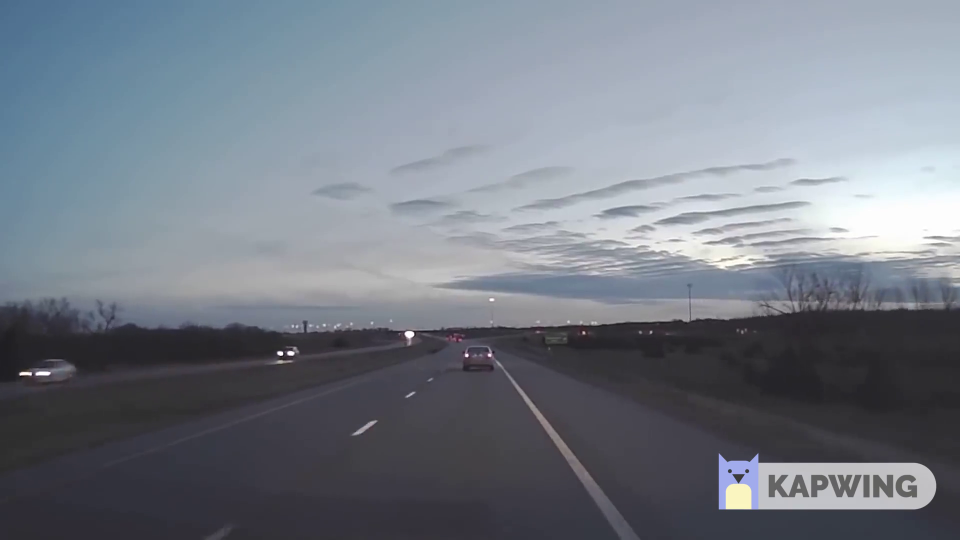
#> input picture frame 24 of testing_videos/testing_video_1.mp4, 1920 x 1080 px, given in place of test.mp4, which was not available (shown at 1/2 size)
$ python cropping_video.py
#> lines starting #> are read from the running program, lines starting #| are printed output that depends on the picture; pictures that were not available may be replaced by others from this repository, and a replacement may not be noted
#> further down, frame is the input picture: shape (1080, 1920, 3); mean B, G, R 133.5, 123.5, 116.7
import cv2
import imutils

def pipeline(img):
	if (img.shape[0]>600):
		img = imutils.resize(img, height = 600)
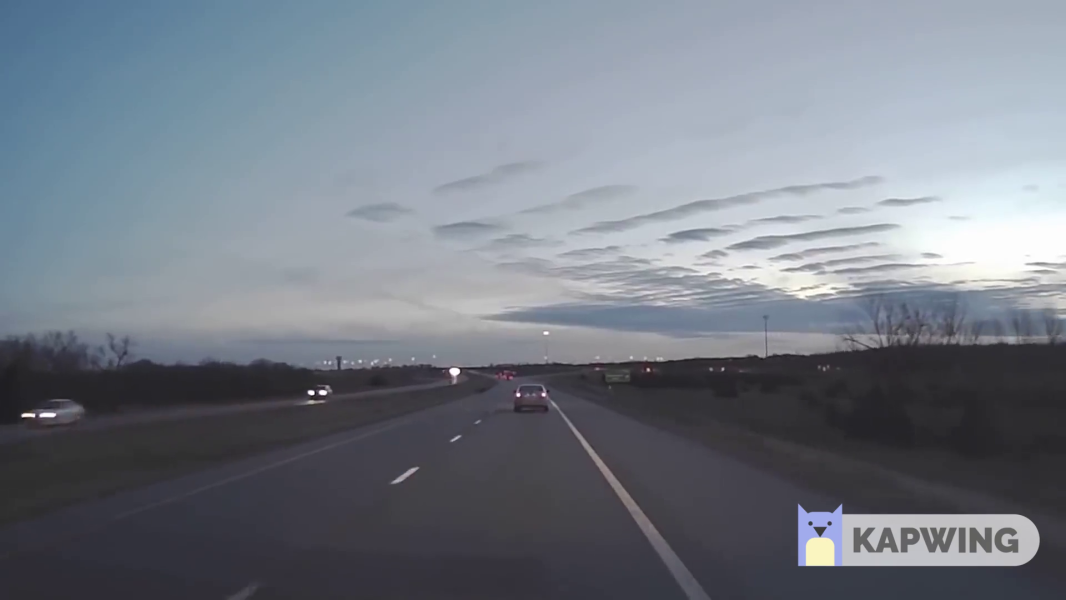
#> img: shape (600, 1066, 3); mean of channels 0, 1, 2 133.5, 123.5, 116.7; drawn as B, G, R
	#cv2.imshow("original", img)
	#cv2.waitKey(0)
	cropped = img[220:, :]
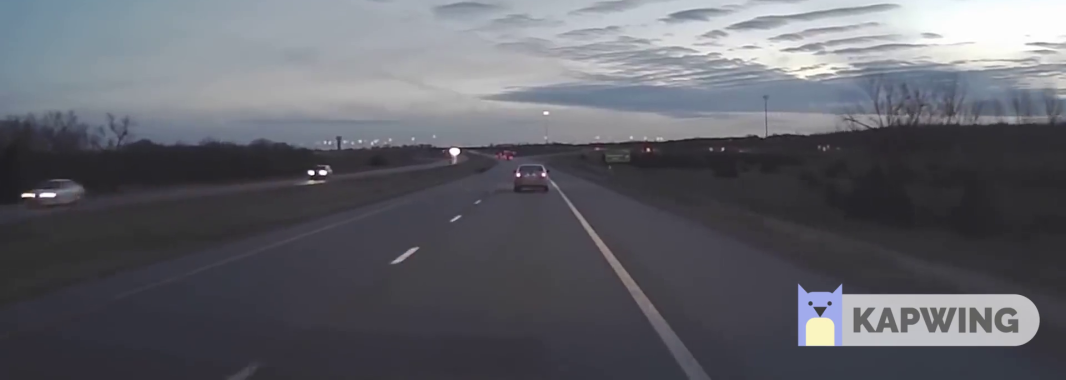
#> cropped: shape (380, 1066, 3); mean of channels 0, 1, 2 104.6, 97.4, 96.2; drawn as B, G, R
	return cropped

if __name__ == "__main__":
	cap = cv2.VideoCapture("/home/camilo685/Desktop/example_code/test.mp4")
	filename = '/home/camilo685/Desktop/example_code/test_salida.avi'
	codec = cv2.VideoWriter_fourcc('M','J','P','G')
	fps = 12
	Output = cv2.VideoWriter(filename, codec, fps, (1066,380))

	while(True):
		ret, frame = cap.read()
		if ret == True:
			img = pipeline(frame)
			Output.write(img)
			cv2.imshow('frame',img)
			if cv2.waitKey(1) & 0xFF == ord('q'):
#> (key q is pressed here)
				break
		else:
			break

	Output.release()
	cap.release()
	cv2.destroyAllWindows()

$ run again, starting later in the video
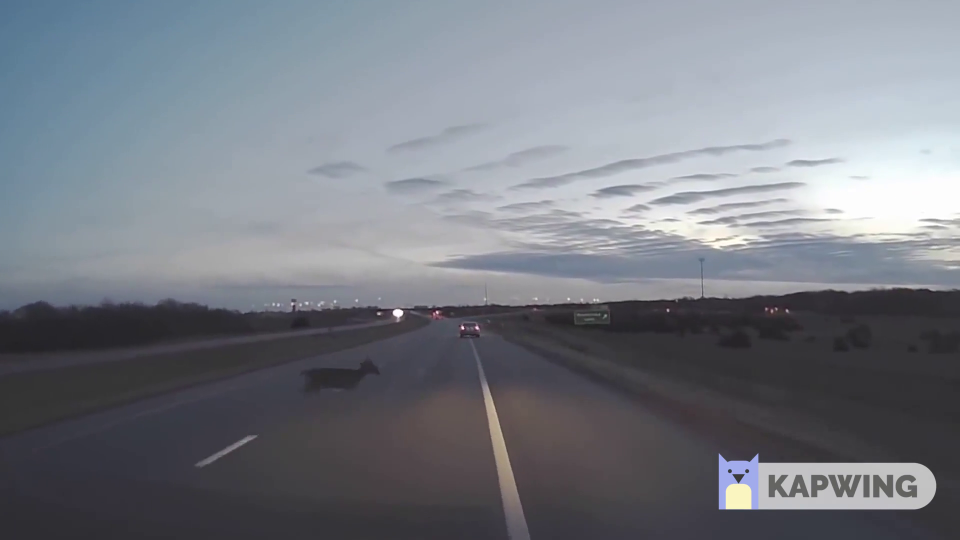
#> input picture frame 111 of testing_videos/testing_video_1.mp4, 1920 x 1080 px, given in place of test.mp4, which was not available (shown at 1/2 size)
#> frame is the input picture: shape (1080, 1920, 3); mean B, G, R 131.1, 123.1, 119
#> in pipeline, `img = imutils.resize(img, height = 600)`:
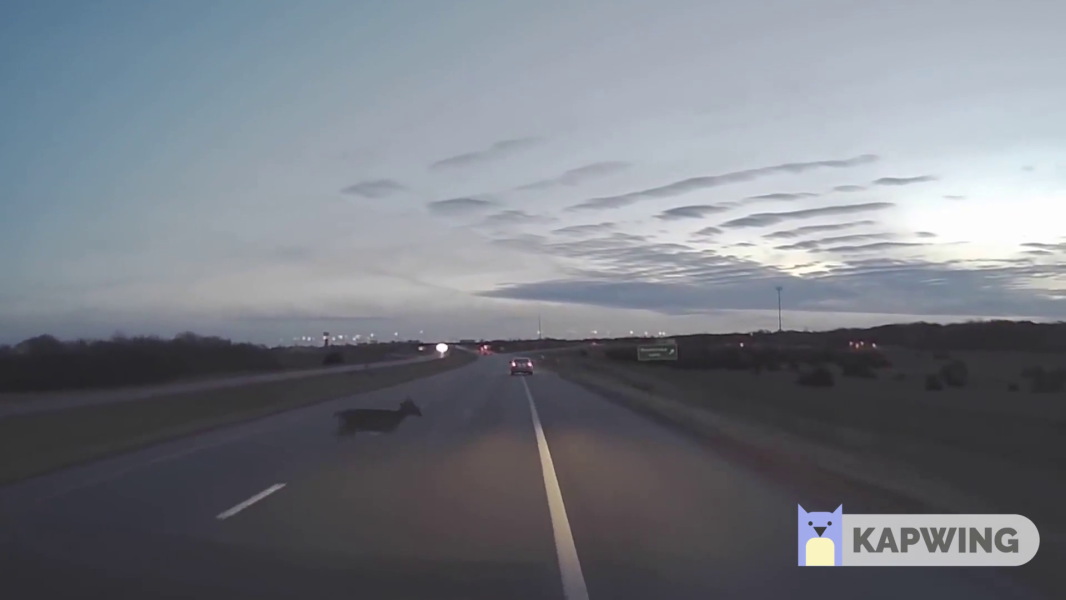
#> img: shape (600, 1066, 3); mean of channels 0, 1, 2 131.1, 123.1, 119; drawn as B, G, R
#> in pipeline, `cropped = img[220:, :]`:
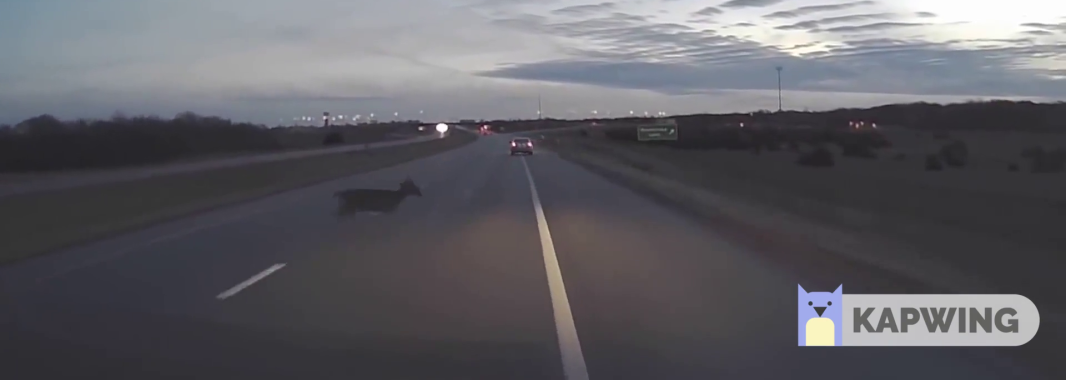
#> cropped: shape (380, 1066, 3); mean of channels 0, 1, 2 99.7, 94, 94.8; drawn as B, G, R

$ run again, starting later in the video
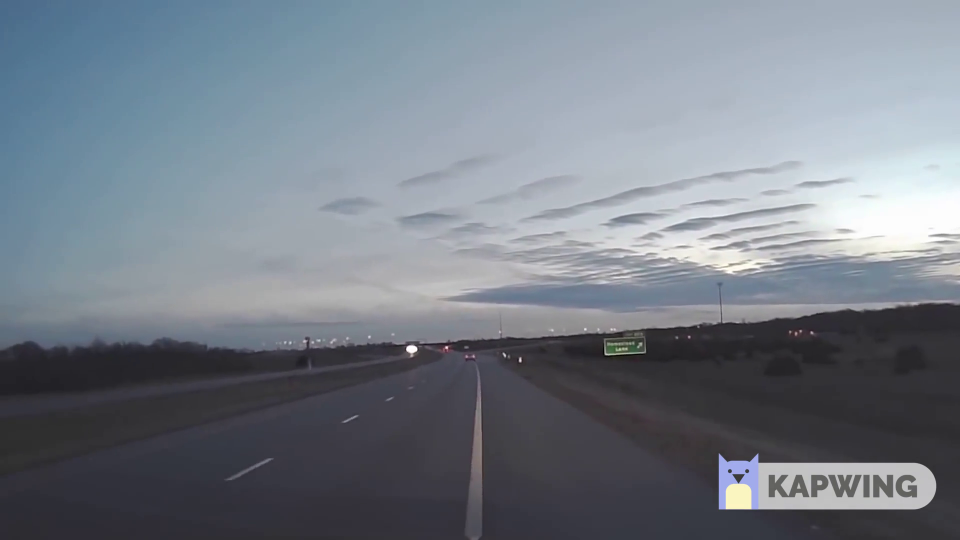
#> input picture frame 197 of testing_videos/testing_video_1.mp4, 1920 x 1080 px, given in place of test.mp4, which was not available (shown at 1/2 size)
#> frame is the input picture: shape (1080, 1920, 3); mean B, G, R 134.7, 124.9, 117.2
#> in pipeline, `img = imutils.resize(img, height = 600)`:
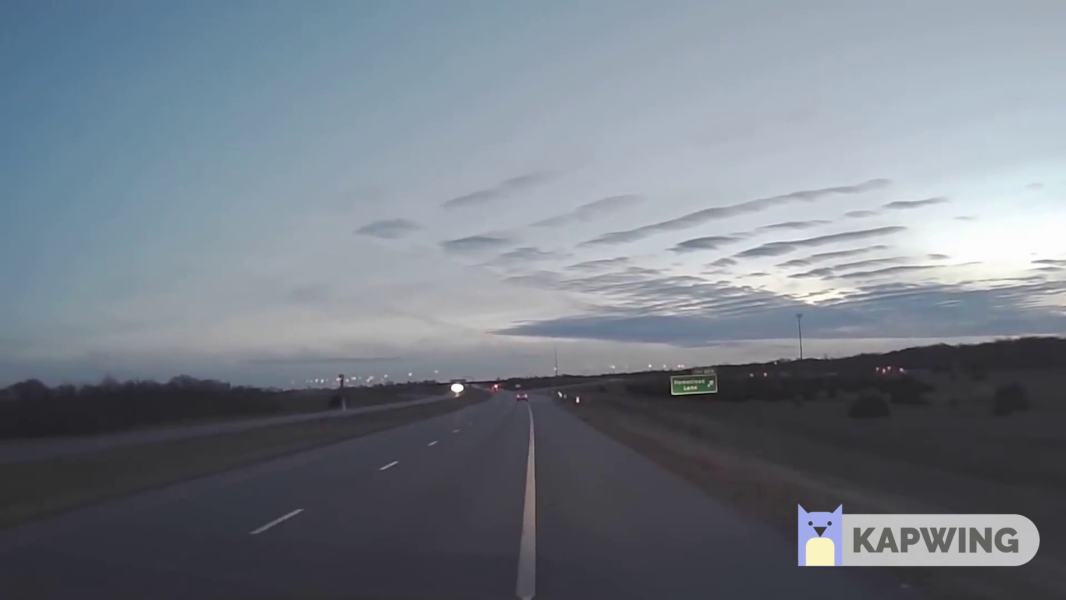
#> img: shape (600, 1066, 3); mean of channels 0, 1, 2 134.7, 124.9, 117.2; drawn as B, G, R
#> in pipeline, `cropped = img[220:, :]`:
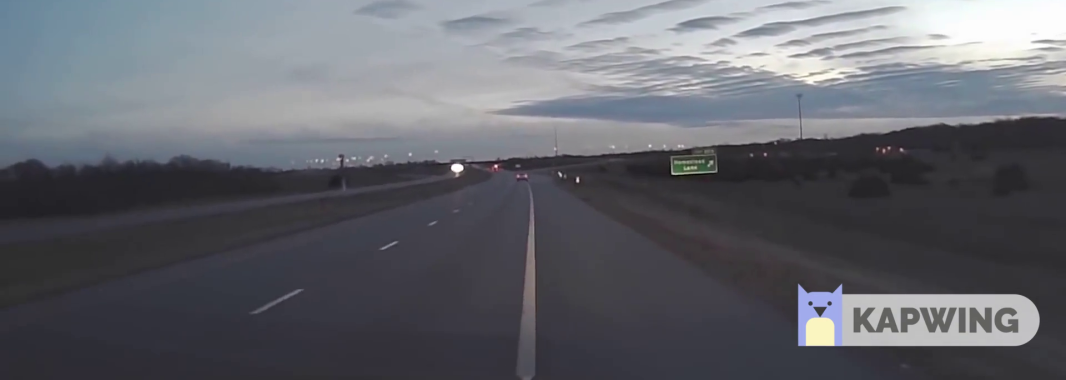
#> cropped: shape (380, 1066, 3); mean of channels 0, 1, 2 107.5, 100.6, 98.7; drawn as B, G, R
